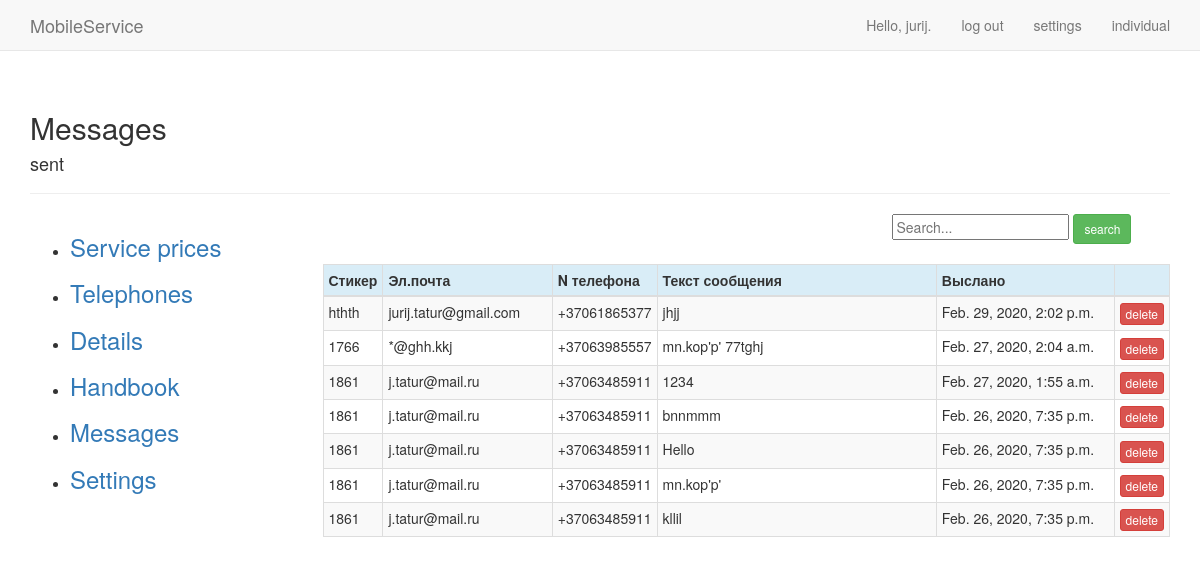
Before: /send_email/send_messages_all (signed in) with the older database file.
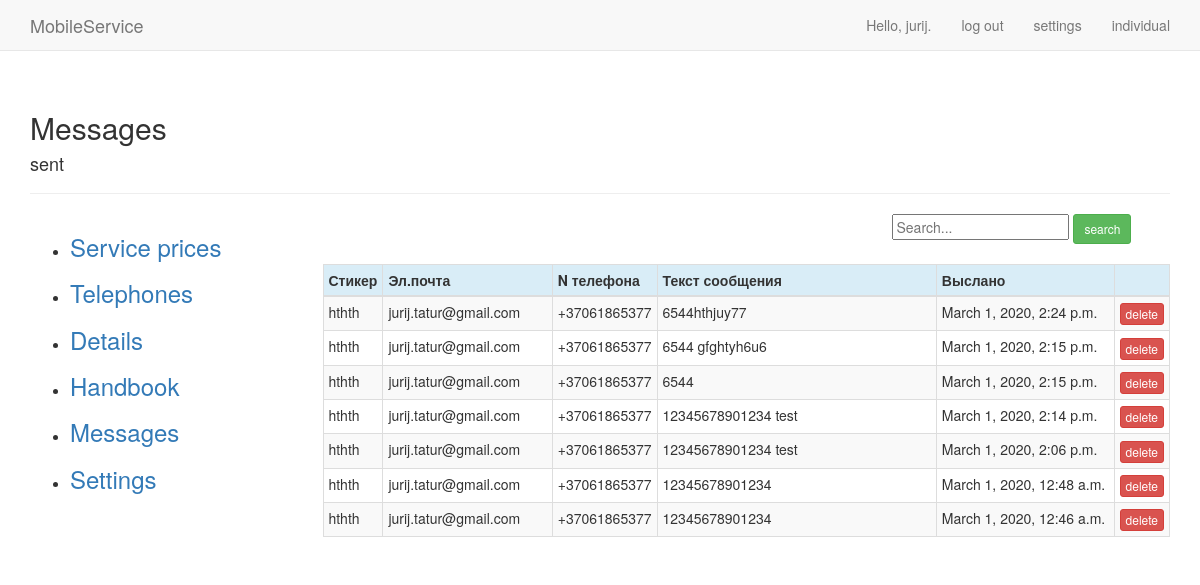
After: the same page with the newer database file.
### send_email/models.py (models this page shows)
class Send_message(models.Model):
    send_message_start = models.CharField(max_length=5)
    send_message_finish = models.CharField(max_length=5)
    send_message_text = models.TextField()
    send_message_email = models.EmailField(max_length=254)
    send_message_number_tel = models.CharField(max_length=20)
    send_message_sticker = models.CharField(max_length=5)
    send_message_price = models.CharField(max_length=5)
    send_message_date = models.DateTimeField(auto_now_add=True)
    owner = models.ForeignKey(User, on_delete=models.CASCADE)

### send_email/views.py (the view)
# urls.py: path('send_messages_all', views.send_messages_all, name='send_messages_all'),
@login_required
def send_messages_all(request):
    send_messages_all = Send_message.objects.filter(owner=request.user).order_by('-id')
    context = {'send_messages_all': send_messages_all}
    return render(request, 'send_email/send_messages_all.html', context)

### send_email/templates/send_email/send_messages_all.html (shortened to what this page needs)
{% extends "mobile/base_1.html" %}
{% load bootstrap3 %}
{% block header %}
  <h2>Messages</h2><h4>sent</h4>
{% endblock header %}
{% block content %}
  <div class="row">
      <div class="col-sm-offset-8">
        <form action="{% url 'send_email:send_messages_all_search' %}" method="get" autocomplete="off" >
          <input name="q" type="text" placeholder="Search...">
          <button type="submit" class="btn btn-success btn-sm">search</button>
        </form>
      </div>
    </div>
  <div class="row">
    <div class="col-xs-12 col-sm-8">
    </div>
  </div>
  <table class="table table-striped table-bordered table-condensed table-hover">
    <thead>
      <tr class="info">
        <th style="width:4%">Стикер</th>
        <th style="width:20%">Эл.почта</th>
        <th style="width:12%">N телефона</th>
        <th>Текст сообщения</th>
        <th style="width:21%">Выслано</th>
        <th style="width:4%"></th>
      </tr>
    </thead>
    <tbody>
      {% for send_message_all in send_messages_all %}
        <tr>
          <td>{{send_message_all.send_message_sticker}}</td>
          <td>{{send_message_all.send_message_email}}</td>
          <td>{{send_message_all.send_message_number_tel}}</td>
          <td>{{send_message_all.send_message_text}}</td>
          <td>{{send_message_all.send_message_date}}</td>
          <td><a href="{% url 'send_email:send_messages_all_delete' send_message_all.id %}" class="btn btn-danger btn-xs">
            delete</a></td>
        </tr>
      {% endfor %}
     </tbody>
  </table>
{% endblock content %}

Changed rows visible on the page:
removed Send_message: send_message_sticker "hthth", send_message_email "jurij.tatur@gmail.com", send_message_number_tel "+37061865377", send_message_text "jhjj", send_message_date "Feb. 29, 2020, 2:02 p.m."
removed Send_message: send_message_sticker "1766", send_message_email "*@ghh.kkj", send_message_number_tel "+37063985557", send_message_text "mn.kop'p' 77tghj", send_message_date "Feb. 27, 2020, 2:04 a.m."
removed Send_message: send_message_sticker "1861", send_message_email "j.tatur@mail.ru", send_message_number_tel "+37063485911", send_message_text "1234", send_message_date "Feb. 27, 2020, 1:55 a.m."
removed Send_message: send_message_sticker "1861", send_message_email "j.tatur@mail.ru", send_message_number_tel "+37063485911", send_message_text "bnnmmm", send_message_date "Feb. 26, 2020, 7:35 p.m."
removed Send_message: send_message_sticker "1861", send_message_email "j.tatur@mail.ru", send_message_number_tel "+37063485911", send_message_text "Hello", send_message_date "Feb. 26, 2020, 7:35 p.m."
removed Send_message: send_message_sticker "1861", send_message_email "j.tatur@mail.ru", send_message_number_tel "+37063485911", send_message_text "mn.kop'p'", send_message_date "Feb. 26, 2020, 7:35 p.m."
removed Send_message: send_message_sticker "1861", send_message_email "j.tatur@mail.ru", send_message_number_tel "+37063485911", send_message_text "kllil", send_message_date "Feb. 26, 2020, 7:35 p.m."
added Send_message: send_message_sticker "hthth", send_message_email "jurij.tatur@gmail.com", send_message_number_tel "+37061865377", send_message_text "6544hthjuy77", send_message_date "March 1, 2020, 2:24 p.m."
added Send_message: send_message_sticker "hthth", send_message_email "jurij.tatur@gmail.com", send_message_number_tel "+37061865377", send_message_text "6544 gfghtyh6u6", send_message_date "March 1, 2020, 2:15 p.m."
added Send_message: send_message_sticker "hthth", send_message_email "jurij.tatur@gmail.com", send_message_number_tel "+37061865377", send_message_text "6544", send_message_date "March 1, 2020, 2:15 p.m."
added Send_message: send_message_sticker "hthth", send_message_email "jurij.tatur@gmail.com", send_message_number_tel "+37061865377", send_message_text "12345678901234 test", send_message_date "March 1, 2020, 2:14 p.m."
added Send_message: send_message_sticker "hthth", send_message_email "jurij.tatur@gmail.com", send_message_number_tel "+37061865377", send_message_text "12345678901234 test", send_message_date "March 1, 2020, 2:06 p.m."
added Send_message: send_message_sticker "hthth", send_message_email "jurij.tatur@gmail.com", send_message_number_tel "+37061865377", send_message_text "12345678901234", send_message_date "March 1, 2020, 12:48 a.m."
added Send_message: send_message_sticker "hthth", send_message_email "jurij.tatur@gmail.com", send_message_number_tel "+37061865377", send_message_text "12345678901234", send_message_date "March 1, 2020, 12:46 a.m."
